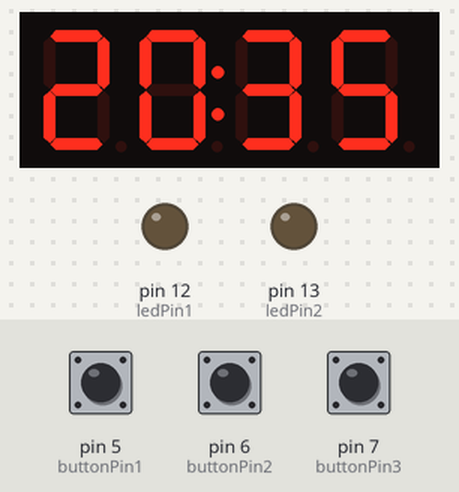
Recording of a sketch running on a simulated Arduino Uno, built with avr-gcc and run on an emulated ATmega328P. Parts: 4-digit seven-segment display, output pins drawn as LEDs (lit = HIGH). The inputs (shaded band) are chosen by the test bench; at power-on: pin 7 (buttonPin3) HIGH, pin 5 (buttonPin1) HIGH, pin 6 (buttonPin2) HIGH.

Above: at 1.2 s.
1.3 s: pin 7 (buttonPin3) pulled LOW for 0.15 s
At 1.9 s:
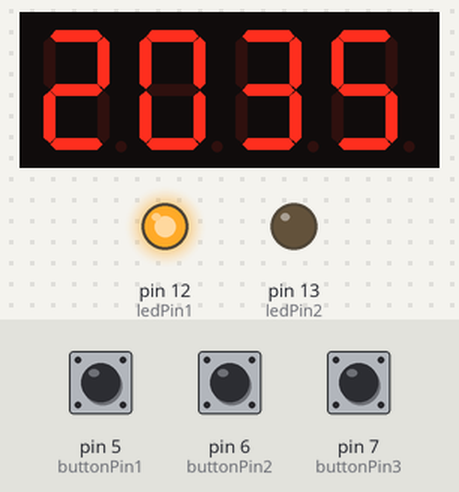
4.0 s: pin 5 (buttonPin1) pulled LOW for 0.15 s
At 4.4 s:
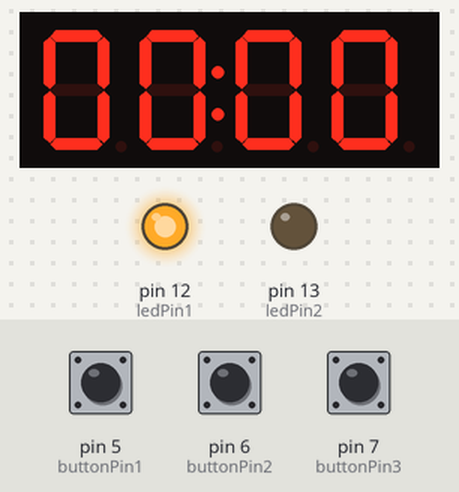
5.6 s: pin 6 (buttonPin2) pulled LOW for 0.15 s
At 5.99 s:
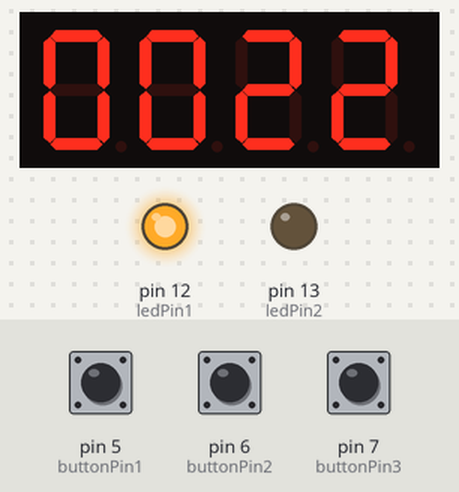
6.3 s: pin 5 (buttonPin1) pulled LOW for 1 s
At 7.4 s:
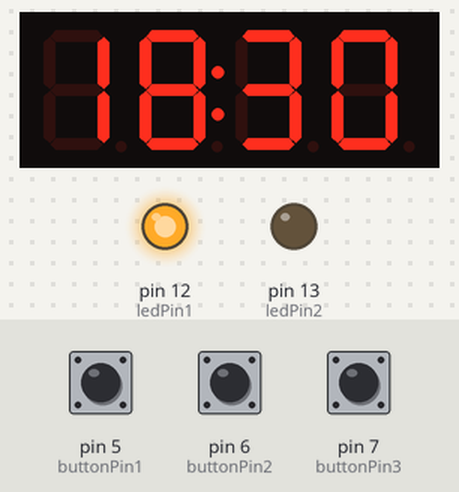
8.8 s: pin 6 (buttonPin2) pulled LOW for 1 s
At 9.9 s:
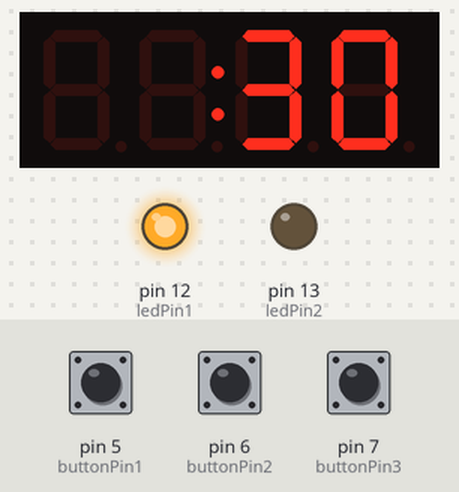
11.3 s: pin 7 (buttonPin3) pulled LOW for 1 s
At 12.4 s:
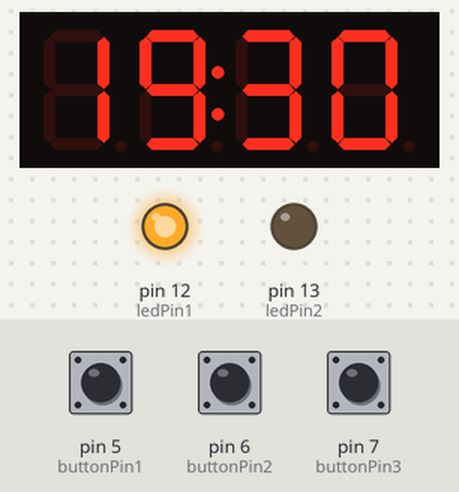
Timing chart, 0 to 14.3 s (numbered marks = the images above; inputs shaded):
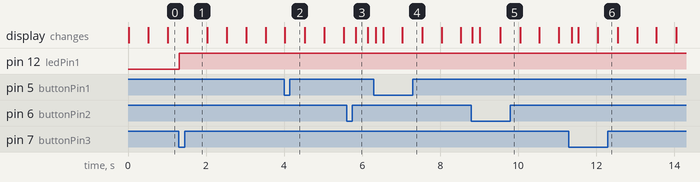

Measured:
- after the input at 1.3 s, pin 12 (ledPin1): LOW → HIGH at once
- after the input at 4.0 s, the display: first changes at once (image 2 shows a later state)
- after the input at 5.6 s, the display: changes after 0.24 s (image 3)
- after the input at 8.8 s, the display: changes at once (image 5)
- after the input at 11.3 s, the display: changes after 0.08 s (image 6)

The sketch:

tugas2_3.pdsprj.ino
```cpp
#include <TimerOne.h>
#include "TM1637.h"
#define ON 1
#define OFF 0

int8_t TimeDisp1[] = {0x00,0x00,0x00,0x00};
int8_t TimeDisp2[] = {0x00,0x00,0x00,0x00};
int8_t StopwatchDisp[] = {0x00,0x00,0x00,0x00};
int8_t AlarmDisp[] = {0x00,0x00,0x00,0x00};
unsigned char ClockPoint = 1;
unsigned char Point = 0;
unsigned char mode = 1;
unsigned char count = 0;
unsigned char Update1;
unsigned char Update2;
unsigned char Update3;
unsigned char microsecond_10 = 0;
unsigned char second = 0;
unsigned char minute = 35;
unsigned char hour = 20;
unsigned char _microsecond_10 = 0;
unsigned char _second = 0;
unsigned char _microsecond2_10 = 0;
unsigned char _second2 = 0;
unsigned char _minute = 30;
unsigned char _hour = 18;
unsigned char Modebutton = 1;
unsigned char Timebutton = 0;
unsigned char Stopwatchbutton1 = 0;
unsigned char Stopwatchbutton2 = 0;
unsigned char Alarmbutton1 = 0;
unsigned char Alarmbutton2 = 0;
unsigned char Alarmon = 0;
unsigned char Alarmcheck = 0;
const byte buttonPin1 = 5;
const byte buttonPin2 = 6;
const byte buttonPin3 = 7;
const byte ledPin1 = 12;
const byte ledPin2 = 13;
int lastButton1;
int currentButton1;
int lastButton2;
int currentButton2;
int lastButton3;
int currentButton3;

#define CLK 2//pins definitions for TM1637 and can be changed to other ports
#define DIO 3
TM1637 tm1637(CLK,DIO);

void setup()
{
  tm1637.set();
  tm1637.init();
  pinMode(buttonPin1, INPUT_PULLUP);
  pinMode(buttonPin2, INPUT_PULLUP);
  pinMode(buttonPin3, INPUT_PULLUP);
  pinMode(ledPin1, OUTPUT);
  pinMode(ledPin2, OUTPUT);
  currentButton1 = digitalRead(buttonPin1);
  currentButton2 = digitalRead(buttonPin2);
  currentButton3 = digitalRead(buttonPin3);
  Timer1.initialize(10000);//timing for 10ms
  Timer1.attachInterrupt(TimingISR);//declare the interrupt serve routine:TimingISR
}
void loop()
{
  lastButton1    = currentButton1;
  currentButton1 = digitalRead(buttonPin1);
  if(lastButton1 == HIGH && currentButton1 == LOW) {
    mode ++;
    if(mode == 4)
    {
      mode = 1;
    }
  }
  lastButton2    = currentButton2;
  currentButton2 = digitalRead(buttonPin2);
  if(lastButton2 == HIGH && currentButton2 == LOW) {
    if(mode == 1){
      Timebutton = !Timebutton;
    }
    else if(mode == 2){
      Stopwatchbutton1 = !Stopwatchbutton1;
      Stopwatchbutton2 = 0;
    }
    else if(mode == 3){
      Alarmbutton1 = !Alarmbutton1;
    }
  }
  lastButton3    = currentButton3;
  currentButton3 = digitalRead(buttonPin3);
  if(lastButton3 == HIGH && currentButton3 == LOW) {
    if(mode == 1){
      Alarmon = !Alarmon;
      Alarmcheck = 0;
      if(minute == _minute && hour == _hour){
        Alarmcheck = 1;
      }
    }
    else if(mode == 2){
      Stopwatchbutton2 = 1;
      Stopwatchbutton1 = 0;
    }
    else if(mode == 3){
      Alarmbutton2 = 1;
    }
  }

  switch(mode)
  {
    case 1:
      if(Update1 == ON)
      {
        TimeUpdate();
        if(Timebutton == 0)
        {
          tm1637.display(TimeDisp1);
        }
        else if(Timebutton == 1)
        {
          tm1637.display(TimeDisp2);
        }
      }
      break;
    case 2:
      if(Update2 == ON)
      {
        if(Stopwatchbutton1 == 0)
        {
          _microsecond_10 = _microsecond2_10;
          _second = _second2;
          count = 0;
        }
        else if(Stopwatchbutton1 == 1)
        {
          _microsecond2_10 = _microsecond_10;
          _second2 = _second;
          count = 1;
        }
        if(Stopwatchbutton2 == 1)
        {
          _microsecond_10 = 0;
          _second = 0;
          _microsecond2_10 = 0;
          _second2 = 0;
        }
        StopwatchUpdate();
        tm1637.display(StopwatchDisp);
      }
      break;
    case 3:
      if(Update3 == ON)
      {
        if(Alarmbutton1 == 0)
        {
          if(Alarmbutton2 == 1){
            _minute ++;
            if(_minute == 60)_minute = 0;
            Alarmbutton2 = 0;
          }
          tm1637.display(0x00, AlarmDisp[0]);
          tm1637.display(0x01, AlarmDisp[1]);
          if(ClockPoint)tm1637.display(0x02, AlarmDisp[2]);
          else tm1637.display(0x02, 0x7f);
          if(ClockPoint)tm1637.display(0x03, AlarmDisp[3]);
          else tm1637.display(0x03, 0x7f);
        }
        else if(Alarmbutton1 == 1)
        {
           if(Alarmbutton2 == 1){
            _hour ++;
            if(_hour == 24)_hour = 0;
            Alarmbutton2 = 0;
          }
          if(ClockPoint)tm1637.display(0x00, AlarmDisp[0]);
          else tm1637.display(0x00, 0x7f);
          if(ClockPoint)tm1637.display(0x01, AlarmDisp[1]);
          else tm1637.display(0x01, 0x7f);
          tm1637.display(0x02, AlarmDisp[2]);
          tm1637.display(0x03, AlarmDisp[3]);
        }
        AlarmUpdate();
      }
      break;
    default:break;
  }

  if(Alarmon == 1)
  {
    digitalWrite(ledPin1, HIGH);
    if(minute == _minute && hour == _hour && Alarmcheck == 0)
    {
      digitalWrite(ledPin2, HIGH);
      delay(500);
      digitalWrite(ledPin2, LOW);
      delay(500);
    }
    else {
      digitalWrite(ledPin2, LOW);
    }
  }
  else {
    digitalWrite(ledPin1, LOW);
    digitalWrite(ledPin2, LOW);
  }
}
void TimingISR()
{
  microsecond_10 ++;
  Update1 = ON;
  if(microsecond_10 == 100){
    second ++;
    if(second == 60)
    {
      minute ++;
      if(minute == 60)
      {
        hour ++;
        if(hour == 24)hour = 0;
        minute = 0;
      }
      second = 0;
    }
    microsecond_10 = 0;
  }
  if(count == 1){
    _microsecond_10 ++;
  }
  Update2 = ON;
  if(_microsecond_10 == 100){
       _second ++;
       if(_second == 60)
       {
         _second = 0;
       }
         _microsecond_10 = 0;
       }
  Update3 = ON;
  Point ++;
  if(Point == 50){
    ClockPoint = (~ClockPoint) & 0x01;
    Point = 0;
  }
}
void TimeUpdate(void)
{
  if(ClockPoint)tm1637.point(POINT_ON);
  else tm1637.point(POINT_OFF);
  TimeDisp1[0] = hour / 10;
  TimeDisp1[1] = hour % 10;
  TimeDisp1[2] = minute / 10;;
  TimeDisp1[3] = minute % 10;
  TimeDisp2[0] = minute / 10;
  TimeDisp2[1] = minute % 10;
  TimeDisp2[2] = second / 10;
  TimeDisp2[3] = second % 10;
  Update1 = OFF;
}
void StopwatchUpdate(void)
{
  if(ClockPoint)tm1637.point(POINT_ON);
  else tm1637.point(POINT_OFF);
  StopwatchDisp[0] = _second / 10;
  StopwatchDisp[1] = _second % 10;
  StopwatchDisp[2] = _microsecond_10 / 10;
  StopwatchDisp[3] = _microsecond_10 % 10;
  Update2 = OFF;
}
void AlarmUpdate(void)
{
  tm1637.point(POINT_ON);
  AlarmDisp[0] = _hour / 10;
  AlarmDisp[1] = _hour % 10;
  AlarmDisp[2] = _minute / 10;;
  AlarmDisp[3] = _minute % 10;
  Update3 = OFF;
}
```
